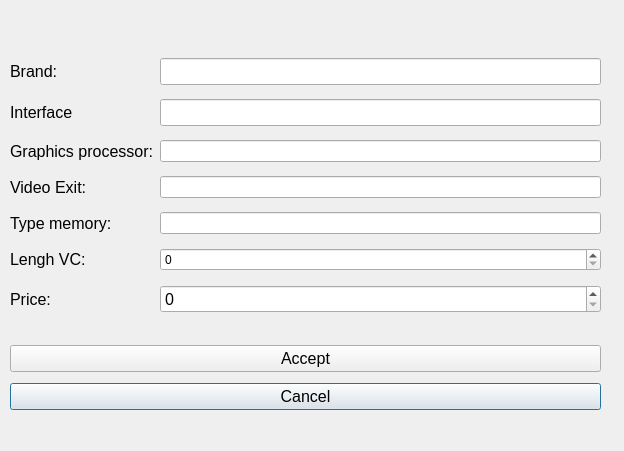
<?xml version="1.0" encoding="UTF-8"?>
<ui version="4.0">
 <class>AddWindow</class>
 <widget class="QDialog" name="AddWindow">
  <property name="geometry">
   <rect>
    <x>0</x>
    <y>0</y>
    <width>624</width>
    <height>451</height>
   </rect>
  </property>
  <property name="minimumSize">
   <size>
    <width>624</width>
    <height>451</height>
   </size>
  </property>
  <property name="maximumSize">
   <size>
    <width>624</width>
    <height>451</height>
   </size>
  </property>
  <property name="windowTitle">
   <string>Add</string>
  </property>
  <widget class="QWidget" name="layoutWidget">
   <property name="geometry">
    <rect>
     <x>10</x>
     <y>340</y>
     <width>591</width>
     <height>75</height>
    </rect>
   </property>
   <layout class="QGridLayout" name="gridLayout_2">
    <item row="2" column="0">
     <widget class="QPushButton" name="CancelButton">
      <property name="font">
       <font>
        <pointsize>12</pointsize>
       </font>
      </property>
      <property name="text">
       <string>Cancel</string>
      </property>
     </widget>
    </item>
    <item row="1" column="0">
     <widget class="QPushButton" name="AcceptButton">
      <property name="font">
       <font>
        <pointsize>12</pointsize>
       </font>
      </property>
      <property name="text">
       <string>Accept</string>
      </property>
     </widget>
    </item>
   </layout>
  </widget>
  <widget class="QWidget" name="layoutWidget_2">
   <property name="geometry">
    <rect>
     <x>10</x>
     <y>50</y>
     <width>591</width>
     <height>271</height>
    </rect>
   </property>
   <layout class="QGridLayout" name="gridLayout">
    <item row="7" column="0">
     <widget class="QLabel" name="label_7">
      <property name="font">
       <font>
        <pointsize>12</pointsize>
       </font>
      </property>
      <property name="text">
       <string>Price:</string>
      </property>
     </widget>
    </item>
    <item row="2" column="0">
     <widget class="QLabel" name="label_3">
      <property name="font">
       <font>
        <pointsize>12</pointsize>
       </font>
      </property>
      <property name="text">
       <string>Graphics processor:</string>
      </property>
     </widget>
    </item>
    <item row="1" column="2">
     <widget class="QLineEdit" name="InterfaceLine">
      <property name="font">
       <font>
        <pointsize>12</pointsize>
       </font>
      </property>
     </widget>
    </item>
    <item row="3" column="0">
     <widget class="QLabel" name="label_4">
      <property name="font">
       <font>
        <pointsize>12</pointsize>
       </font>
      </property>
      <property name="text">
       <string>Video Exit:</string>
      </property>
     </widget>
    </item>
    <item row="6" column="0">
     <widget class="QLabel" name="label_6">
      <property name="font">
       <font>
        <pointsize>12</pointsize>
       </font>
      </property>
      <property name="text">
       <string>Lengh VC:</string>
      </property>
     </widget>
    </item>
    <item row="7" column="2">
     <widget class="QDoubleSpinBox" name="PriceBox">
      <property name="font">
       <font>
        <pointsize>12</pointsize>
       </font>
      </property>
      <property name="decimals">
       <number>0</number>
      </property>
      <property name="maximum">
       <double>10000.000000000000000</double>
      </property>
     </widget>
    </item>
    <item row="5" column="0">
     <widget class="QLabel" name="label_5">
      <property name="font">
       <font>
        <pointsize>12</pointsize>
       </font>
      </property>
      <property name="text">
       <string>Type memory:</string>
      </property>
     </widget>
    </item>
    <item row="2" column="2">
     <widget class="QLineEdit" name="GraphicsProcessorLine"/>
    </item>
    <item row="0" column="0">
     <widget class="QLabel" name="label">
      <property name="font">
       <font>
        <pointsize>12</pointsize>
       </font>
      </property>
      <property name="text">
       <string>Brand:</string>
      </property>
     </widget>
    </item>
    <item row="0" column="2">
     <widget class="QLineEdit" name="BrandLine">
      <property name="font">
       <font>
        <pointsize>12</pointsize>
       </font>
      </property>
     </widget>
    </item>
    <item row="1" column="0">
     <widget class="QLabel" name="label_2">
      <property name="font">
       <font>
        <pointsize>12</pointsize>
       </font>
      </property>
      <property name="text">
       <string>Interface</string>
      </property>
     </widget>
    </item>
    <item row="3" column="2">
     <widget class="QLineEdit" name="VideoExitLine"/>
    </item>
    <item row="5" column="2">
     <widget class="QLineEdit" name="TypeMemoryLine"/>
    </item>
    <item row="6" column="2">
     <widget class="QDoubleSpinBox" name="LenghBox">
      <property name="decimals">
       <number>0</number>
      </property>
      <property name="maximum">
       <double>1000.000000000000000</double>
      </property>
     </widget>
    </item>
   </layout>
  </widget>
 </widget>
 <resources/>
 <connections>
  <connection>
   <sender>CancelButton</sender>
   <signal>clicked()</signal>
   <receiver>AddWindow</receiver>
   <slot>close()</slot>
   <hints>
    <hint type="sourcelabel">
     <x>291</x>
     <y>408</y>
    </hint>
    <hint type="destinationlabel">
     <x>266</x>
     <y>287</y>
    </hint>
   </hints>
  </connection>
 </connections>
</ui>
